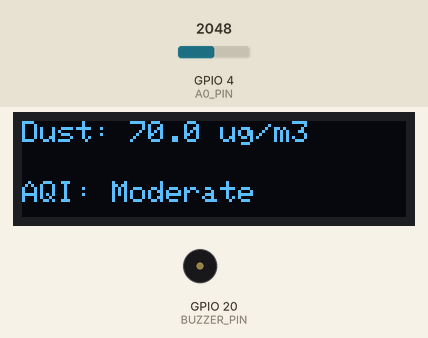
A program run on a simulated ESP32-C3. Parts: 128×32 one-colour display, buzzer (waves = sounding). The inputs (shaded band) are chosen by the test bench; at power-on: GPIO 4 (A0_PIN) = 2048.

Above: at 1.8 s.
1.9 s: GPIO 4 (A0_PIN) set to 2174
At 2.8 s:
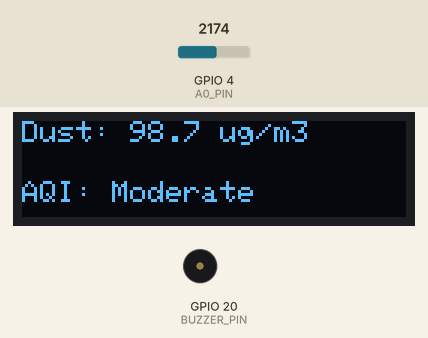
6.0 s: GPIO 4 (A0_PIN) set to 491
At 6.9 s:
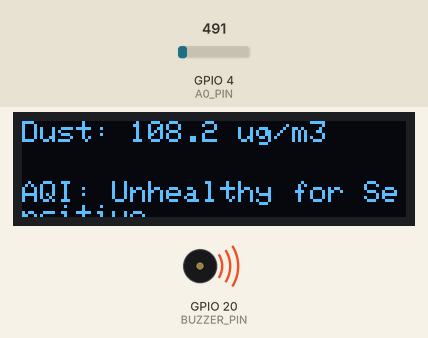
10.1 s: GPIO 4 (A0_PIN) set to 4095
At 10.9 s:
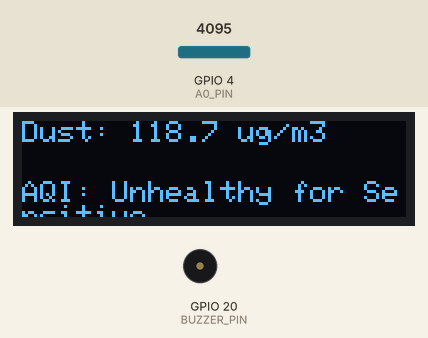
14.2 s: GPIO 4 (A0_PIN) set to 2047
At 14.9 s:
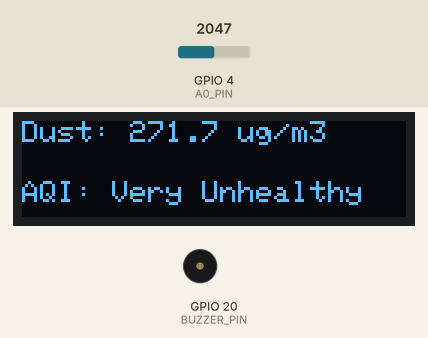
18.3 s: GPIO 4 (A0_PIN) set to 4095
At 18.9 s:
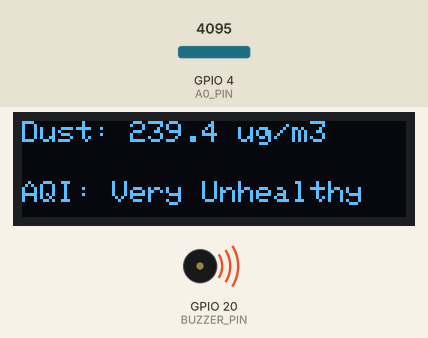
22.4 s: GPIO 4 (A0_PIN) set to 460
At 24.4 s:
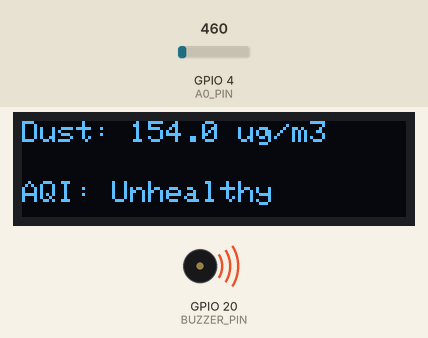
Timing chart, 0 to 27.1 s (numbered marks = the images above; inputs shaded):
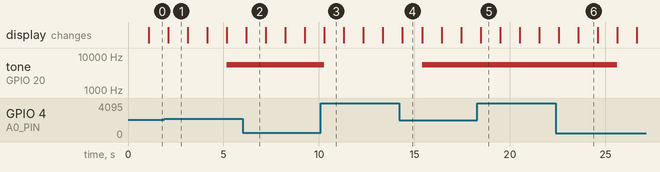

The program:

main.cpp
```cpp
#include <Arduino.h>
#include <Wire.h>
#include <Adafruit_SSD1306.h>
#include <main.h>

Adafruit_SSD1306 display(SCREEN_WIDTH, SCREEN_HEIGHT, &Wire, -1);
bool buzzerActivated = false;

void setup() {
    pinMode(SDA_PIN, INPUT_PULLUP);
    pinMode(SCL_PIN, INPUT_PULLUP);
    Wire.begin(SDA_PIN, SCL_PIN);
    Wire.setClock(100000);

    if (!display.begin(SSD1306_SWITCHCAPVCC, OLED_ADDRESS)) {
        while (1);
    }

    display.clearDisplay();
    display.setTextSize(1);
    display.setTextColor(SSD1306_WHITE);
    ledcSetup(0, BUZZER_F, 8);
    ledcAttachPin(BUZZER_PIN, 0);
}

void loop() {
    static unsigned long lastUpdate = millis();
    static float filteredDustDensity = 0;
    static unsigned long lastSmokeTime = 0;

    digitalWrite(LED_PIN, HIGH);
    delayMicroseconds(280);
    int sensorValue = analogRead(A0_PIN);
    digitalWrite(LED_PIN, LOW);
    delayMicroseconds(9680);

    float voltage = sensorValue * (MAX_VOLT / ADC);
    if (voltage < MIN_VOLT) voltage = MIN_VOLT;
    float dustDensity = (voltage - MIN_VOLT) * (MAX_DUST / (MAX_VOLT- MIN_VOLT));
    dustDensity = constrain(dustDensity, 0, MAX_DUST);

    if (dustDensity > filteredDustDensity) {
        filteredDustDensity = (filteredDustDensity * FILT_RISE) + (dustDensity * FILT_NEW);
        lastSmokeTime = millis();
    } else {
        if (millis() - lastSmokeTime > RES_DELAY) {
            filteredDustDensity *= FILT_DECAY;
        } else {
            filteredDustDensity = (filteredDustDensity * FILT_FALL) + (dustDensity * (1 - FILT_FALL));
        }
    }

    String airQ;
    if (filteredDustDensity <= AMODE1) {
        airQ = "Good";
    } else if (filteredDustDensity <= AMODE2) {
        airQ = "Moderate";
    } else if (filteredDustDensity <= AMODE3) {
        airQ = "Unhealthy for Sensitive";
    } else if (filteredDustDensity <= AMODE4) {
        airQ = "Unhealthy";
    } else if (filteredDustDensity <= AMODE5) {
        airQ = "Very Unhealthy";
    } else {
        airQ = "Hazardous";
    }

    display.clearDisplay();
    display.setCursor(0, 0);
    display.print("Dust: ");
    display.print(filteredDustDensity, 1);
    display.print(" ug/m3");
    display.setCursor(0, 20);
    display.print("AQI: ");
    display.print(airQ);
    display.display();

    if (millis() - lastUpdate > UPDT_INT) {
        if (filteredDustDensity >= WARNING) {
            ledcWriteTone(0, BUZZER_F);
        } else {
            ledcWriteTone(0, 0);
        }
        lastUpdate = millis();
    }

    delay(1000);
}
```

main.h
```cpp
#define SCREEN_WIDTH 128
#define SCREEN_HEIGHT 32
#define OLED_ADDRESS 0x3C
#define SDA_PIN 8
#define SCL_PIN 9
#define LED_PIN 15
#define A0_PIN 4
#define BUZZER_PIN 20
#define WARNING 150
#define MIN_VOLT 0.6
#define MAX_VOLT 3.3
#define MAX_DUST 500
#define ADC 4095.0
#define BUZZER_F 5500
#define FILT_DECAY 0.6
#define FILT_RISE 0.8
#define FILT_FALL 0.7
#define FILT_NEW 0.2
#define RES_DELAY 2000
#define UPDT_INT 5000

//AQI
#define AMODE1 50
#define AMODE2 100
#define AMODE3 150
#define AMODE4 200
#define AMODE5 300
```

Measured:
- the behaviour switches between 2121 and 2122 on GPIO 4 (A0_PIN) (found by bisection; images 0 and 1)
- after the input at 1.9 s, tone on GPIO 20 (BUZZER_PIN): silent → 5500 Hz after 3.3 s
- after the input at 6.0 s, the display: changes after 0.19 s (image 2)
- after the input at 10.1 s, the display: changes after 0.18 s (image 3)
- after the input at 14.2 s, the display: changes after 0.17 s (image 4)
- after the input at 18.3 s, the display: changes after 0.17 s (image 5)
- after the input at 22.4 s, tone on GPIO 20 (BUZZER_PIN): 5500 Hz → silent after 3.2 s; the display: first changes after 0.16 s (image 6 shows a later state)
